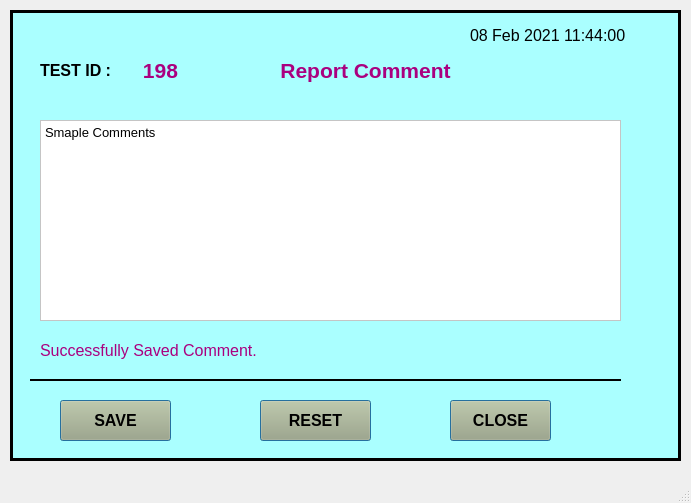
<?xml version="1.0" encoding="UTF-8"?>
<ui version="4.0">
 <class>MainWindow</class>
 <widget class="QMainWindow" name="MainWindow">
  <property name="geometry">
   <rect>
    <x>0</x>
    <y>0</y>
    <width>691</width>
    <height>503</height>
   </rect>
  </property>
  <property name="windowTitle">
   <string>MainWindow</string>
  </property>
  <widget class="QWidget" name="centralwidget">
   <widget class="QFrame" name="frame">
    <property name="geometry">
     <rect>
      <x>10</x>
      <y>10</y>
      <width>671</width>
      <height>451</height>
     </rect>
    </property>
    <property name="font">
     <font>
      <family>Arial</family>
      <pointsize>14</pointsize>
     </font>
    </property>
    <property name="autoFillBackground">
     <bool>false</bool>
    </property>
    <property name="styleSheet">
     <string notr="true">background-color: rgb(170, 255, 255);
</string>
    </property>
    <property name="frameShape">
     <enum>QFrame::Box</enum>
    </property>
    <property name="frameShadow">
     <enum>QFrame::Plain</enum>
    </property>
    <property name="lineWidth">
     <number>3</number>
    </property>
    <widget class="QLabel" name="label">
     <property name="geometry">
      <rect>
       <x>460</x>
       <y>10</y>
       <width>191</width>
       <height>31</height>
      </rect>
     </property>
     <property name="font">
      <font>
       <family>Arial</family>
       <pointsize>12</pointsize>
      </font>
     </property>
     <property name="text">
      <string>08 Feb 2021 11:44:00</string>
     </property>
    </widget>
    <widget class="QLabel" name="label_2">
     <property name="geometry">
      <rect>
       <x>30</x>
       <y>320</y>
       <width>241</width>
       <height>41</height>
      </rect>
     </property>
     <property name="font">
      <font>
       <family>Arial</family>
       <pointsize>12</pointsize>
      </font>
     </property>
     <property name="styleSheet">
      <string notr="true">color: rgb(170, 0, 127);</string>
     </property>
     <property name="text">
      <string>Successfully Saved Comment.</string>
     </property>
    </widget>
    <widget class="QPushButton" name="pushButton_6">
     <property name="geometry">
      <rect>
       <x>50</x>
       <y>390</y>
       <width>111</width>
       <height>41</height>
      </rect>
     </property>
     <property name="font">
      <font>
       <family>Arial</family>
       <pointsize>12</pointsize>
       <weight>75</weight>
       <bold>true</bold>
      </font>
     </property>
     <property name="styleSheet">
      <string notr="true">background-color: rgb(170, 170, 127);
</string>
     </property>
     <property name="text">
      <string>SAVE</string>
     </property>
     <property name="autoDefault">
      <bool>true</bool>
     </property>
     <property name="default">
      <bool>true</bool>
     </property>
     <property name="flat">
      <bool>false</bool>
     </property>
    </widget>
    <widget class="QPushButton" name="pushButton_7">
     <property name="geometry">
      <rect>
       <x>250</x>
       <y>390</y>
       <width>111</width>
       <height>41</height>
      </rect>
     </property>
     <property name="font">
      <font>
       <family>Arial</family>
       <pointsize>12</pointsize>
       <weight>75</weight>
       <bold>true</bold>
      </font>
     </property>
     <property name="styleSheet">
      <string notr="true">background-color: rgb(170, 170, 127);
</string>
     </property>
     <property name="text">
      <string>RESET</string>
     </property>
     <property name="autoDefault">
      <bool>true</bool>
     </property>
     <property name="default">
      <bool>true</bool>
     </property>
     <property name="flat">
      <bool>false</bool>
     </property>
    </widget>
    <widget class="QLabel" name="label_3">
     <property name="geometry">
      <rect>
       <x>30</x>
       <y>40</y>
       <width>91</width>
       <height>41</height>
      </rect>
     </property>
     <property name="font">
      <font>
       <family>Arial</family>
       <pointsize>12</pointsize>
       <weight>75</weight>
       <bold>true</bold>
      </font>
     </property>
     <property name="text">
      <string>TEST ID :</string>
     </property>
    </widget>
    <widget class="Line" name="line">
     <property name="geometry">
      <rect>
       <x>20</x>
       <y>360</y>
       <width>591</width>
       <height>21</height>
      </rect>
     </property>
     <property name="frameShadow">
      <enum>QFrame::Plain</enum>
     </property>
     <property name="lineWidth">
      <number>2</number>
     </property>
     <property name="orientation">
      <enum>Qt::Horizontal</enum>
     </property>
    </widget>
    <widget class="QPushButton" name="pushButton_8">
     <property name="geometry">
      <rect>
       <x>440</x>
       <y>390</y>
       <width>101</width>
       <height>41</height>
      </rect>
     </property>
     <property name="font">
      <font>
       <family>Arial</family>
       <pointsize>12</pointsize>
       <weight>75</weight>
       <bold>true</bold>
      </font>
     </property>
     <property name="styleSheet">
      <string notr="true">background-color: rgb(170, 170, 127);
</string>
     </property>
     <property name="text">
      <string>CLOSE</string>
     </property>
     <property name="autoDefault">
      <bool>true</bool>
     </property>
     <property name="default">
      <bool>true</bool>
     </property>
     <property name="flat">
      <bool>false</bool>
     </property>
    </widget>
    <widget class="QLabel" name="label_4">
     <property name="geometry">
      <rect>
       <x>240</x>
       <y>40</y>
       <width>231</width>
       <height>41</height>
      </rect>
     </property>
     <property name="font">
      <font>
       <family>Arial</family>
       <pointsize>16</pointsize>
       <weight>75</weight>
       <bold>true</bold>
      </font>
     </property>
     <property name="styleSheet">
      <string notr="true">color: rgb(170, 0, 127);</string>
     </property>
     <property name="text">
      <string>Report Comment</string>
     </property>
     <property name="alignment">
      <set>Qt::AlignCenter</set>
     </property>
    </widget>
    <widget class="QLabel" name="label_8">
     <property name="geometry">
      <rect>
       <x>110</x>
       <y>40</y>
       <width>81</width>
       <height>41</height>
      </rect>
     </property>
     <property name="font">
      <font>
       <family>Arial</family>
       <pointsize>16</pointsize>
       <weight>75</weight>
       <bold>true</bold>
      </font>
     </property>
     <property name="styleSheet">
      <string notr="true">color: rgb(170, 0, 127);</string>
     </property>
     <property name="text">
      <string>198</string>
     </property>
     <property name="alignment">
      <set>Qt::AlignCenter</set>
     </property>
    </widget>
    <widget class="QTextEdit" name="textEdit">
     <property name="geometry">
      <rect>
       <x>30</x>
       <y>110</y>
       <width>581</width>
       <height>201</height>
      </rect>
     </property>
     <property name="styleSheet">
      <string notr="true">background-color: rgb(255, 255, 255);</string>
     </property>
     <property name="html">
      <string>&lt;!DOCTYPE HTML PUBLIC &quot;-//W3C//DTD HTML 4.0//EN&quot; &quot;http://www.w3.org/TR/REC-html40/strict.dtd&quot;&gt;
&lt;html&gt;&lt;head&gt;&lt;meta name=&quot;qrichtext&quot; content=&quot;1&quot; /&gt;&lt;style type=&quot;text/css&quot;&gt;
p, li { white-space: pre-wrap; }
&lt;/style&gt;&lt;/head&gt;&lt;body style=&quot; font-family:'MS Shell Dlg 2'; font-size:8.25pt; font-weight:400; font-style:normal;&quot;&gt;
&lt;p style=&quot; margin-top:0px; margin-bottom:0px; margin-left:0px; margin-right:0px; -qt-block-indent:0; text-indent:0px;&quot;&gt;&lt;span style=&quot; font-size:10pt;&quot;&gt;Smaple Comments&lt;/span&gt;&lt;/p&gt;&lt;/body&gt;&lt;/html&gt;</string>
     </property>
    </widget>
   </widget>
  </widget>
  <widget class="QMenuBar" name="menubar">
   <property name="geometry">
    <rect>
     <x>0</x>
     <y>0</y>
     <width>691</width>
     <height>21</height>
    </rect>
   </property>
  </widget>
  <widget class="QStatusBar" name="statusbar"/>
 </widget>
 <resources/>
 <connections/>
</ui>
